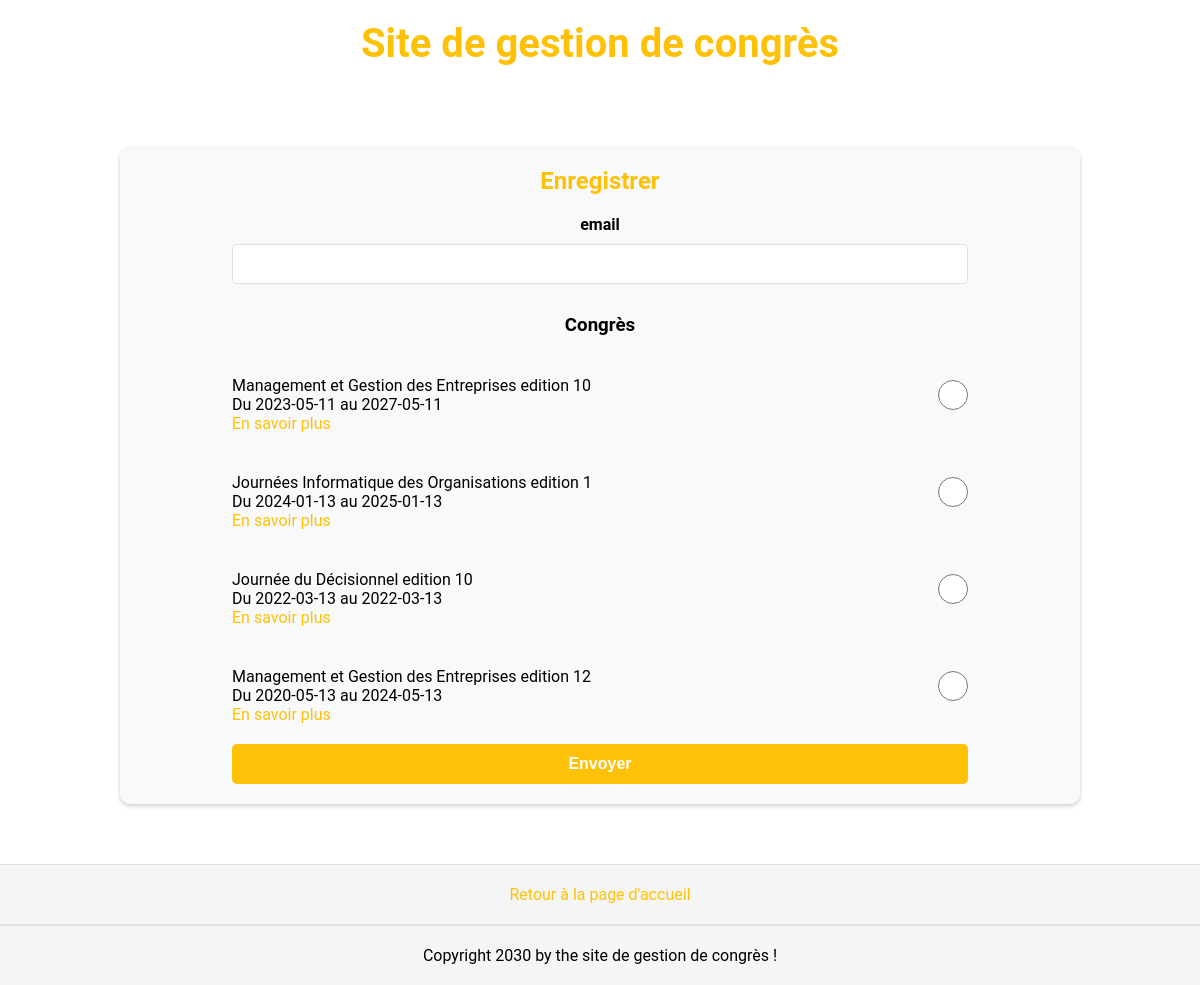
/enregistrer, run on an earlier commit of the app's database.
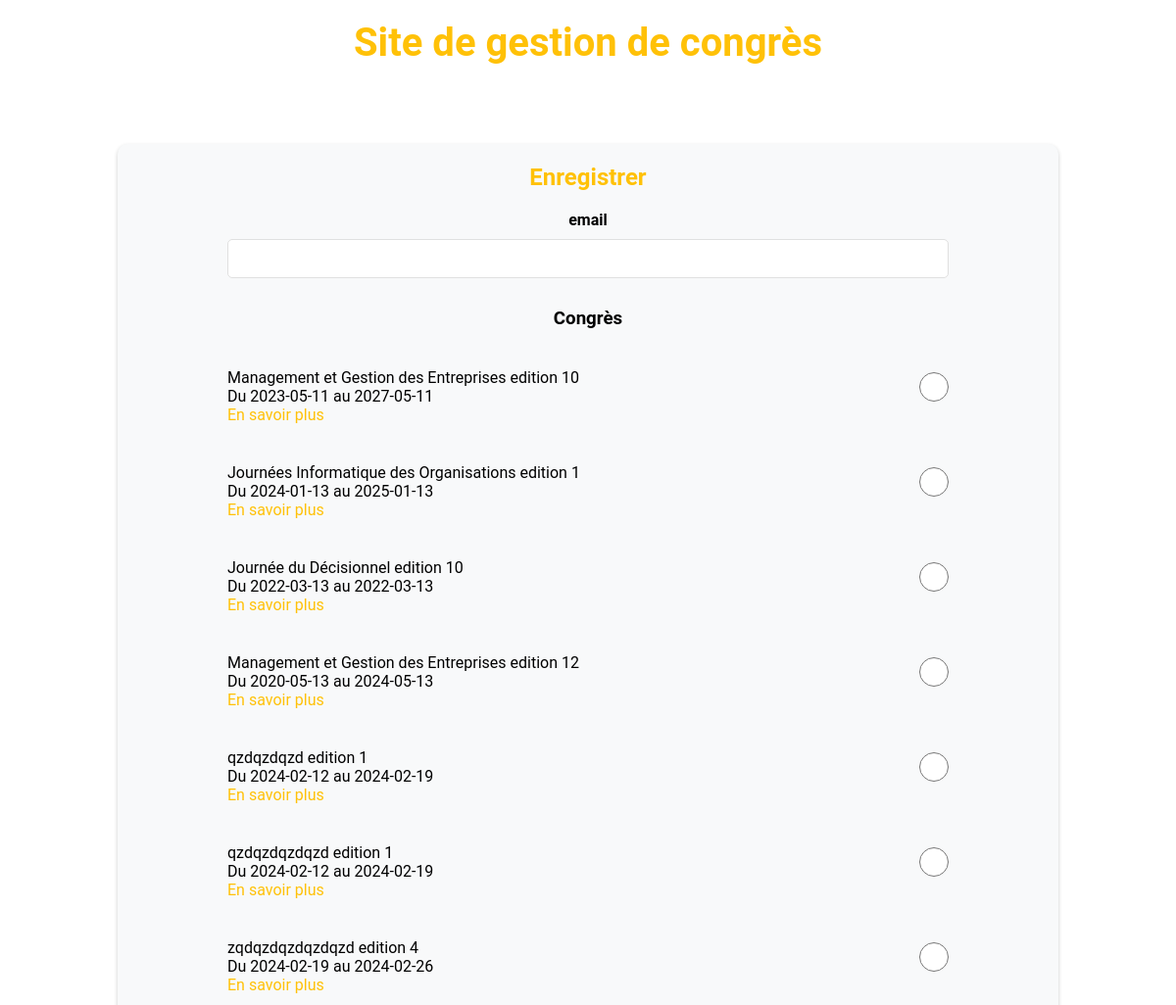
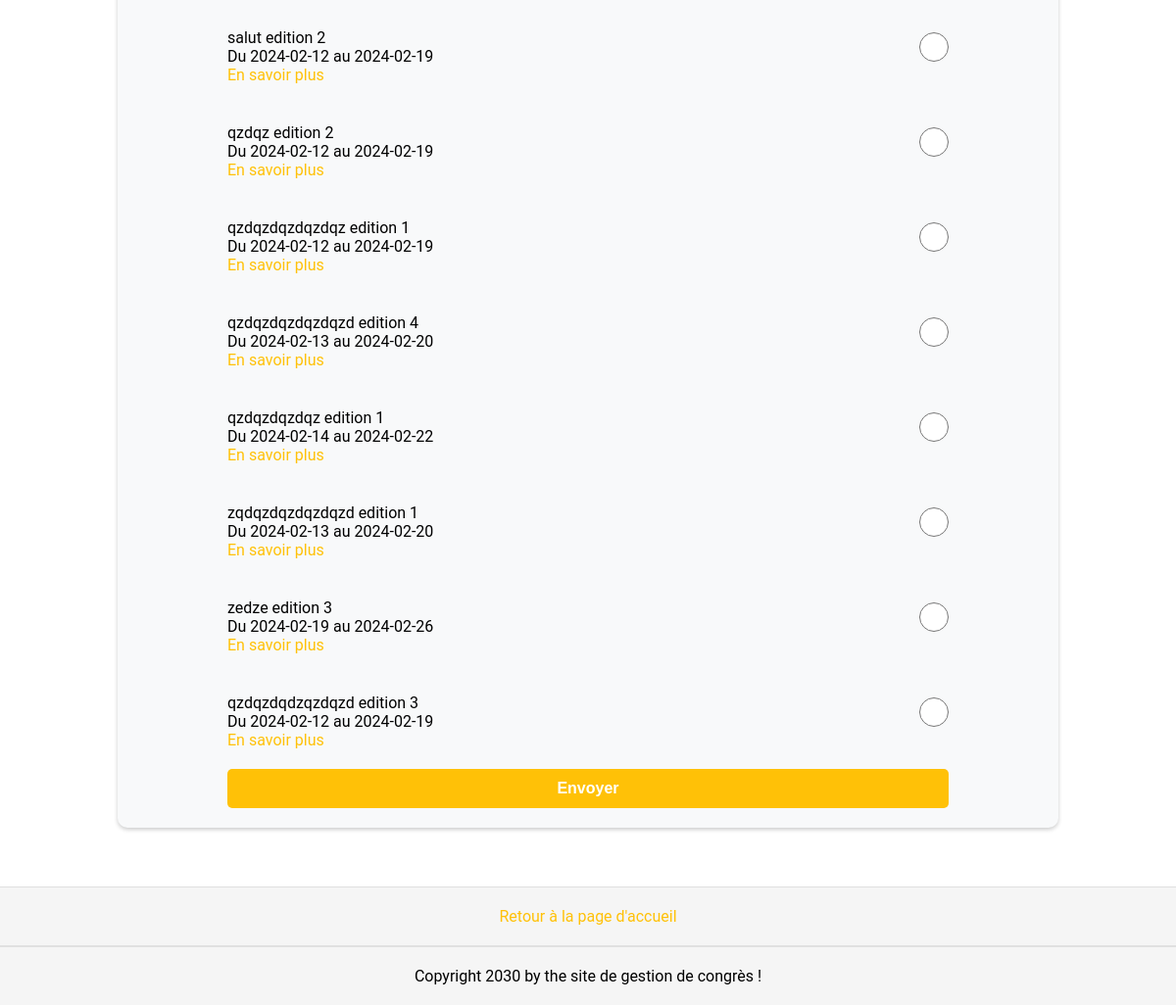
And on a later commit of the database (2 pictures, top to bottom).
### tables this page shows
CREATE TABLE `congres` (
  `CODCONGRES` INTEGER NOT NULL PRIMARY KEY AUTOINCREMENT,
  `TITRECONGRES` char(50) NOT NULL,
  `NUMEDITIONCONGRES` INTEGER  NOT NULL,
  `DTDEBUTCONGRES` date NOT NULL,
  `DTFINCONGRES` date NOT NULL,
  `URLSITEWEBCONGRES` varchar(50) NOT NULL
);

### app.py (the view, shortened to what this page needs)
@app.route("/enregistrer", methods=["GET", "POST"])
def enregistrer():
    connexion = create_connexion()
    query = "select * from congres;"
    result = query_db(connexion, query)
    congres = result[0]
    return render_template('enregistrer.html', congres=congres)

### app.py (called while the page is built)
def create_connexion():
    if not os.path.exists(db_path):
        raise ValueError("Le chemin n'existe pas")
    try:
        connection = sqlite3.connect(db_path)
    except:
        raise ValueError("Echec de la connexion ")
    return connection

def query_db(connexion, query, params=None):
    cursor = connexion.cursor()
    if params:
        cursor.execute(query, params)
    else:
        cursor.execute(query)
    result = cursor.fetchall()
    metadata = cursor.description
    return (result, metadata)

### templates/enregistrer.html (shortened to what this page needs)
{% extends 'base.html' %}
{% block styles %}
<link rel="stylesheet" href="{{url_for('static', filename='enregistrer.css')}}">
{% endblock %}
{% block content %}
<div class="container">
    <h2>Enregistrer</h2>
    <form action="{{url_for('enregistrer')}}" method="post">
        <label for="email">email</label>
        <input type="email" name="email" required>
        <div class="congres-container">
            <h3>Congrès</h3>
            {% for element in congres %}
            <div>
                <div>
                    <p>{{element[1]}} edition {{element[2]}}</p>
                    <p>Du {{element[3]}} au {{element[4]}}</p>
                    <a href="{{element[5]}}">En savoir plus</a>
                </div>
                <input type="radio" value="{{element[0]}}" name="congres" required>
            </div>
            {% endfor %}
        </div>
        <button type="submit">Envoyer</button>
    </form>
</div>
{% endblock %}

What changed in the data, as far as the page shows it:
added congres: TITRECONGRES "qzdqzdqzd", NUMEDITIONCONGRES "1", DTDEBUTCONGRES "2024-02-12", DTFINCONGRES "2024-02-19"
added congres: TITRECONGRES "qzdqzdqzdqzd", NUMEDITIONCONGRES "1", DTDEBUTCONGRES "2024-02-12", DTFINCONGRES "2024-02-19"
added congres: TITRECONGRES "zqdqzdqzdqzdqzd", NUMEDITIONCONGRES "4", DTDEBUTCONGRES "2024-02-19", DTFINCONGRES "2024-02-26"
added congres: TITRECONGRES "salut", NUMEDITIONCONGRES "2", DTDEBUTCONGRES "2024-02-12", DTFINCONGRES "2024-02-19"
added congres: TITRECONGRES "qzdqz", NUMEDITIONCONGRES "2", DTDEBUTCONGRES "2024-02-12", DTFINCONGRES "2024-02-19"
added congres: TITRECONGRES "qzdqzdqzdqzdqz", NUMEDITIONCONGRES "1", DTDEBUTCONGRES "2024-02-12", DTFINCONGRES "2024-02-19"
added congres: TITRECONGRES "qzdqzdqzdqzdqzd", NUMEDITIONCONGRES "4", DTDEBUTCONGRES "2024-02-13", DTFINCONGRES "2024-02-20"
added congres: TITRECONGRES "qzdqzdqzdqz", NUMEDITIONCONGRES "1", DTDEBUTCONGRES "2024-02-14", DTFINCONGRES "2024-02-22"
added congres: TITRECONGRES "zqdqzdqzdqzdqzd", NUMEDITIONCONGRES "1", DTDEBUTCONGRES "2024-02-13", DTFINCONGRES "2024-02-20"
added congres: TITRECONGRES "zedze", NUMEDITIONCONGRES "3", DTDEBUTCONGRES "2024-02-19", DTFINCONGRES "2024-02-26"
added congres: TITRECONGRES "qzdqzdqdzqzdqzd", NUMEDITIONCONGRES "3", DTDEBUTCONGRES "2024-02-12", DTFINCONGRES "2024-02-19"
